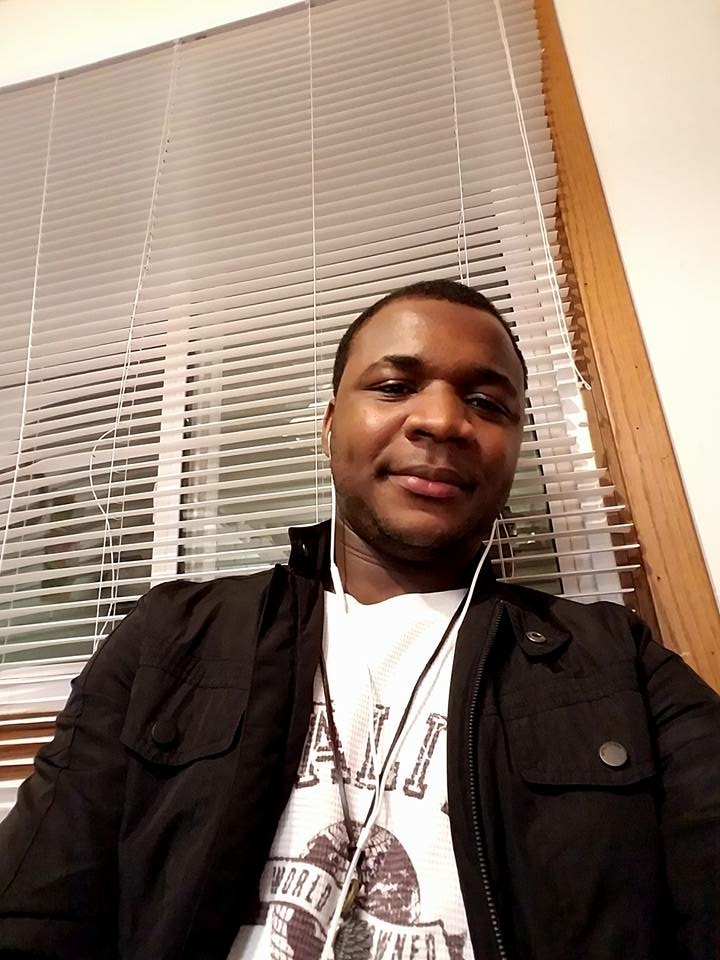
#> input picture Image_Classification/IMG-0270.JPG, 720 x 960 px
$ python -i basic_filter.py   (imports and definitions only)
#> lines starting #> are read from the running program, lines starting #| are printed output that depends on the picture; after the words box and inside, x2 and y2 are one past the last pixel; in counts of white or black regions, pixels touching at a corner belong together
"""
Image filters.

Part 2 of the Image Classification project.
  blur   - the original starter filter (Gaussian blur)
  comic  - my custom filter: turns a photo into a comic-book / pop-art panel

Run:  python3 basic_filter.py
Then type an image filename and choose a filter.
"""

import os

import matplotlib.pyplot as plt
from PIL import Image, ImageChops, ImageEnhance, ImageFilter, ImageOps


def apply_blur_filter(image_path, output_path="blurred_image.png"):
    """Starter filter: shrink the image to 128x128 and apply a Gaussian blur."""
    try:
        img = Image.open(image_path)
        img_resized = img.resize((128, 128))
        # Each pixel becomes a weighted average of its neighbours within radius 2
        img_blurred = img_resized.filter(ImageFilter.GaussianBlur(radius=2))

        plt.imshow(img_blurred)
        plt.axis("off")
        plt.savefig(output_path, bbox_inches="tight", pad_inches=0)
        plt.close()
        print(f"Processed image saved as '{output_path}'.")

    except Exception as e:
        print(f"Error processing image: {e}")


def apply_comic_filter(image_path, output_path="comic_image.png",
                       color_levels=3, saturation=1.8, contrast=1.3,
                       edge_threshold=40, max_size=640):
    """Custom filter: make a photo look like a comic-book panel.

    Three ideas are combined:
      1. Flat colour  - smooth away fine texture, then reduce the number of
                        colours (posterize) so areas become solid blocks.
      2. Bold colour  - raise saturation and contrast so it looks printed.
      3. Ink outlines - detect edges and draw them in black on top.

    Parameters you can tweak:
      color_levels   bits kept per colour channel (2 = very flat, 4 = subtle)
      saturation     1.0 = unchanged, higher = more vivid
      contrast       1.0 = unchanged, higher = punchier
      edge_threshold lower = more outlines, higher = only the strongest edges
      max_size       longest side of the output in pixels
    """
#> called with image_path = 'IMG-0270.JPG', output_path = 'comic_image.png', color_levels = 3, saturation = 1.8, contrast = 1.3, edge_threshold = 40, max_size = 640
    try:
        img = Image.open(image_path).convert("RGB")
#> img is the input picture: PIL image 720x960 RGB; mean R, G, B 143.6, 123.9, 109.6
        # Shrink large photos (keeps the aspect ratio, unlike the blur filter)
        img.thumbnail((max_size, max_size))
#> img: PIL image 480x640 RGB

        # --- 1. Flat colour -------------------------------------------------
        # A median filter removes small detail but keeps edges sharp
        smooth = img.filter(ImageFilter.MedianFilter(size=5))

        # --- 2. Bold colour -------------------------------------------------
        vivid = ImageEnhance.Color(smooth).enhance(saturation)
        vivid = ImageEnhance.Contrast(vivid).enhance(contrast)
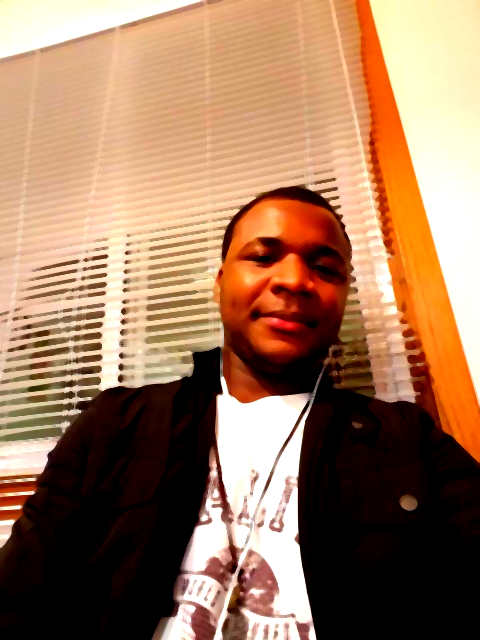
#> vivid: PIL image 480x640 RGB; mean R, G, B 159.4, 121.2, 93.1
        # Keep only the top `color_levels` bits of each channel
        flat = ImageOps.posterize(vivid, color_levels)
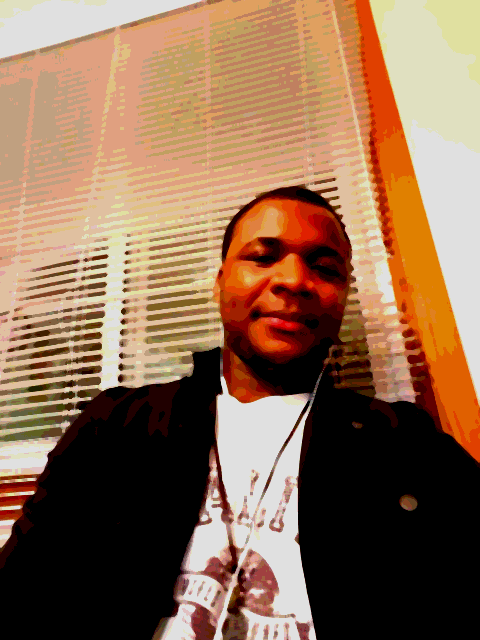
#> flat: PIL image 480x640 RGB; mean R, G, B 142.2, 108.5, 82.8

        # --- 3. Ink outlines ------------------------------------------------
        gray = ImageOps.grayscale(img).filter(ImageFilter.GaussianBlur(radius=1))
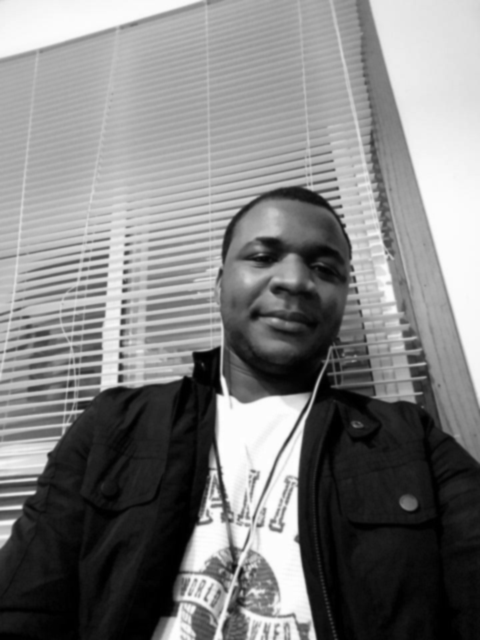
#> gray: PIL image 480x640 L; min 0, max 254, mean 127.8
        edges = gray.filter(ImageFilter.FIND_EDGES)
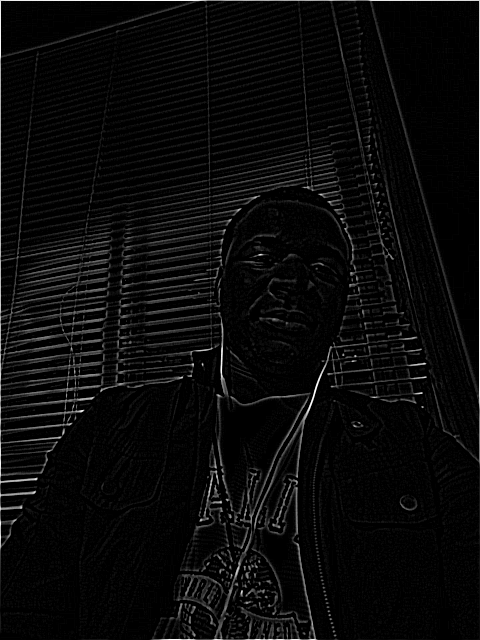
#> edges: PIL image 480x640 L; min 0, max 255, mean 10.1
        # Strong edge -> black (0), everything else -> white (255)
        ink = edges.point(lambda p: 0 if p > edge_threshold else 255)
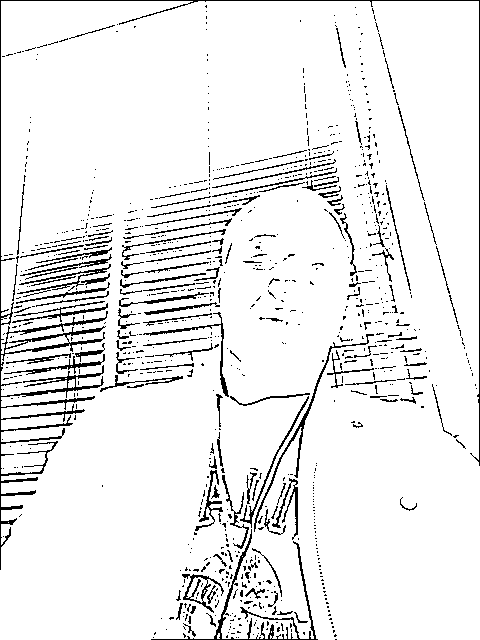
#> ink: PIL image 480x640 L; 92.7% white; black in thin lines or dots
        # Thicken the black lines a little (MinFilter spreads dark pixels)
        ink = ink.filter(ImageFilter.MinFilter(size=3))
#> ink: PIL image 480x640 L; 81.4% white; 223 black regions (145 under 20 px), largest, box (x1, y1, x2, y2) and area: (0, 0, 480, 640) 43361, (146, 140, 380, 318) 5590, (353, 170, 395, 283) 1037
        # FIND_EDGES leaves a false line around the border, so paint it white
        ink = ImageOps.expand(ImageOps.crop(ink, border=2), border=2, fill=255)
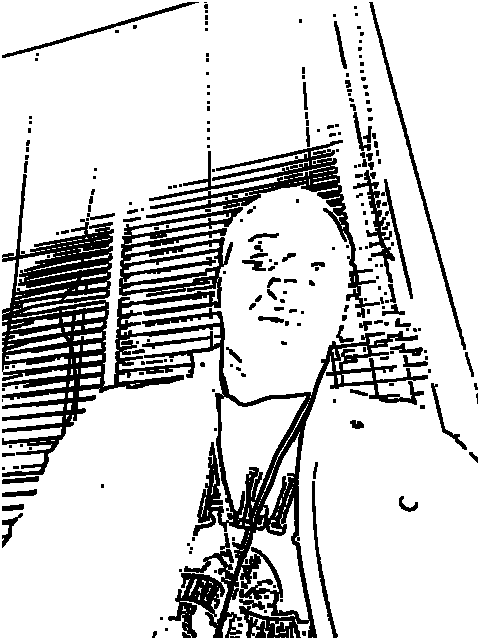
#> ink: PIL image 480x640 L; 82.5% white; 239 black regions (151 under 20 px), largest, box (x1, y1, x2, y2) and area: (2, 174, 428, 638) 37060, (146, 140, 380, 318) 5590, (369, 2, 466, 350) 1326

        # Multiply: white ink leaves the colour alone, black ink turns it black
        comic = ImageChops.multiply(flat, ink.convert("RGB"))
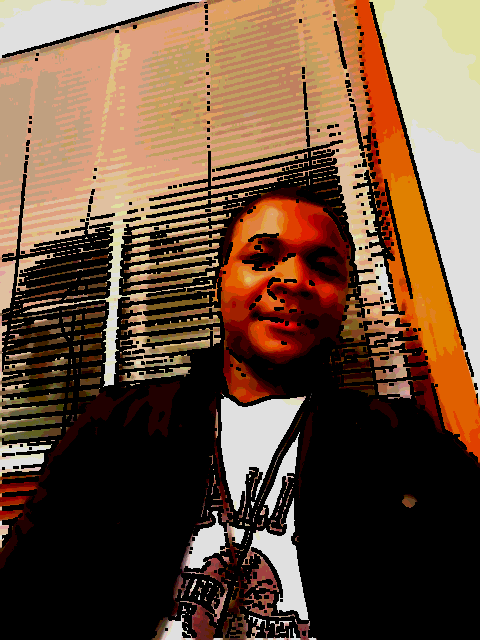
#> comic: PIL image 480x640 RGB; mean R, G, B 108.4, 80.7, 60.1

        comic.save(output_path)
        print(f"Comic image saved as '{output_path}'.")

    except Exception as e:
        print(f"Error processing image: {e}")


# [22 lines not run here, left out]

>>> result = apply_comic_filter('IMG-0270.JPG')

$ run again, on Image_Classification/IMG-0270_gradcam.jpg
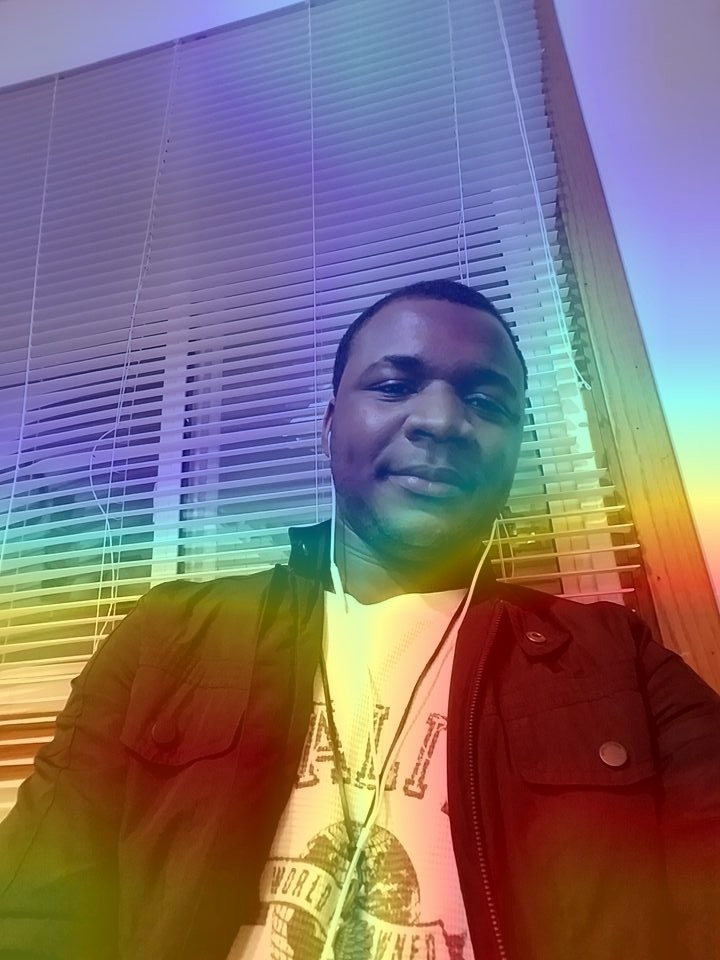
#> input picture Image_Classification/IMG-0270_gradcam.jpg, 720 x 960 px
#> in apply_comic_filter, img is the input picture: PIL image 720x960 RGB; mean R, G, B 128.8, 111.6, 116
#> img: PIL image 480x640 RGB
#> in apply_comic_filter, `ink = edges.point(lambda p: 0 if p > edge_threshold else 255)`:
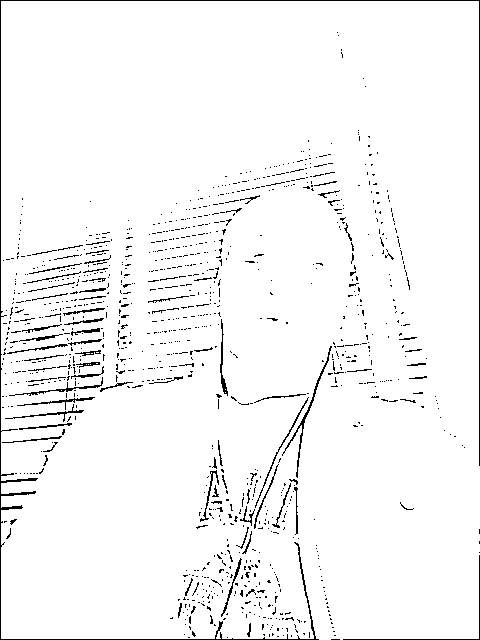
#> ink: PIL image 480x640 L; 96.4% white; black in thin lines or dots
#> in apply_comic_filter, `comic = ImageChops.multiply(flat, ink.convert("RGB"))`:
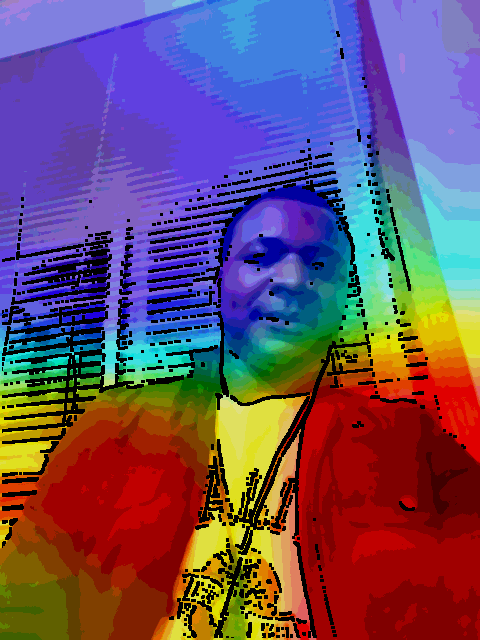
#> comic: PIL image 480x640 RGB; mean R, G, B 107.6, 78.9, 104
